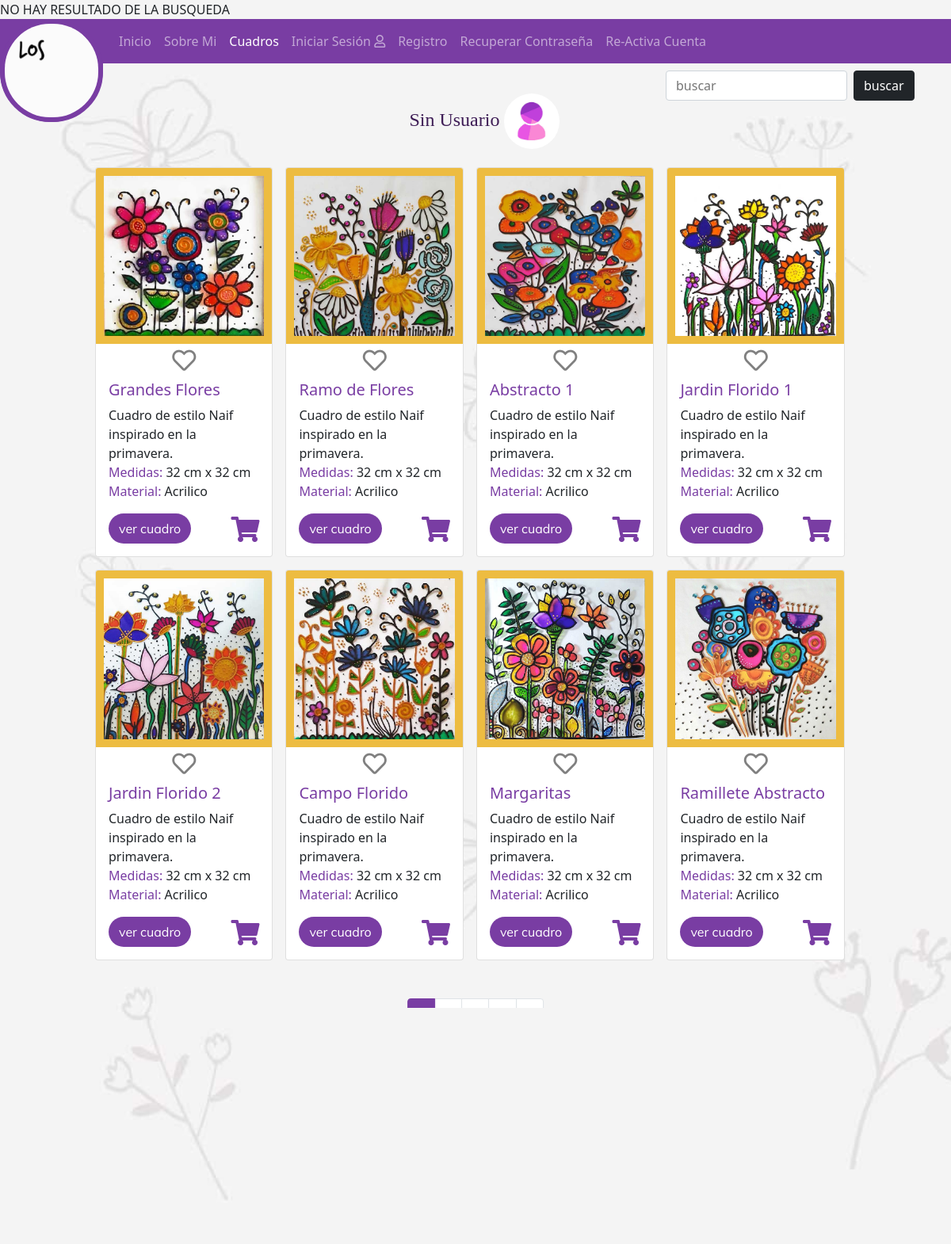
The app's page /web_rita/prod.php?pag=1&nada=na with its own data.
### tables this page shows
CREATE TABLE `producto` (
  `id_producto` int(11) NOT NULL,
  `orden_producto` tinyint(4) NOT NULL,
  `nombre_producto` text DEFAULT NULL,
  `foto_producto` text NOT NULL,
  `precio_producto` double NOT NULL,
  `stock_producto` text DEFAULT NULL,
  `id_estilo` int(11) NOT NULL,
  `medida_producto` text NOT NULL,
  `info_producto` text NOT NULL,
  `promotxt_producto` text NOT NULL,
  `txtconte_producto` text NOT NULL,
  `slider_producto` tinyint(4) NOT NULL,
  `pagina_producto` int(11) NOT NULL
);

### web_rita/prod.php (the view, shortened to what this page needs)
<?php
	require 'includes/conexion.inc.php';
    $page ="";
    if ($_GET){
           $page = $_GET['pag'];
            $sqlTotalProductos ="
                SELECT COUNT(id_producto) AS cuenta
                    FROM producto;
                ";
            $cuenta = "";
            $queryTotalProductos = mysqli_query($conectar, $sqlTotalProductos);
            while ($rowqueryTotalProductos = mysqli_fetch_assoc($queryTotalProductos)){
                $cuenta = $rowqueryTotalProductos['cuenta'];
            }
            $numPaginas = ceil($cuenta / 8);
            $primerNum = "";
            $segundoNum = "";
                if ($page == 1){
                    $primerNum = 1;
                    $segundoNum = 8+1;
                }elseif($page >= 2){
                    $primerNum = $page*8-8;
                    $segundoNum = $page*8;
                }
               if ($_POST){
					if (isset($_POST['buscar']) && !empty($_POST['buscar'])){
                    $sqlProductos ="
                        SELECT *
                            FROM producto
                            JOIN estilo USING (id_estilo)
		                    WHERE nombre_producto LIKE '%".$_POST['buscar']."%' OR
		                    tema_estilo LIKE '%".$_POST['buscar']."%';
                    ";
				    }
                }else{
                   $sqlProductos ="
                        SELECT *
                            FROM producto
		                    WHERE orden_producto >= '".$primerNum."' AND orden_producto < '". $segundoNum."'
                        ORDER BY orden_producto ASC;
                    ";
                }
                    $queryProductos = mysqli_query($conectar, $sqlProductos);
    }
?>
<!DOCTYPE html>
<html lang="es">
<head>
  <link rel="stylesheet" href="assets/css/all.min.css">
	<link rel="stylesheet" type="text/css" href="assets/css/bootstrap.min.css">
	<link rel="stylesheet" type="text/css" href="assets/vendor/swiper/swiper-bundle.min.css">
  <link rel="stylesheet" type="text/css" href="assets/vendor/sweealert2/css/sweetalert2.min.css">
	<link rel="stylesheet" type="text/css" href="assets/css/style.css">
</head>
<body onscroll="alto()" style="background: #F4F4F4;">
<div id="starter" class="body">
<div onclick="home()" class="btnHome" style="">
<img class="logoWeb" src="assets/rsc/img/webLogo.gif" style="width: 130px; border:  #793DA3 solid 6px; position: relative;z-index: 100;border-radius: 63px;">
</div>
<nav class="navbar navbar-expand-lg navbar-dark navCustom" style="z-index: 20;">
  <div class="container-fluid">
    <div class="collapse navbar-collapse" id="navbarSupportedContent">
      <ul class="navbar-nav me-auto mb-0 mb-lg-0 conteNav">
        <li class="nav-item">
          <a class="nav-link" aria-current="page" href="index.php">Inicio</a>
        </li>
        <li class="nav-item">
          <a class="nav-link" aria-current="page" href="index.php#sobreMi">Sobre Mi</a>
        </li>
        <li class="nav-item">
          <a class="nav-link  active" >Cuadros</a>
        </li>
        <li class="nav-item btnIniNavDesktop">
          <a class="nav-link" href="#" onclick="goHome()">
            Iniciar Sesión <i class="far fa-user"></i>
          </a>
        </li>
        <li class="nav-item">
          <a class="nav-link" href="registro1.php">Registro</a>
        </li>
        <li class="nav-item">
          <a class="nav-link" href="recupera.php">Recuperar Contraseña</a>
        </li>
        <li class="nav-item">
          <a class="nav-link" href="activa.php">Re-Activa Cuenta</a>
        </li>
      </ul>
    </div>
  </div>
</nav>
<div class="buscaNuevo" style="">
  <form method ="POST" class="DesktopBusca">
          <input name = "buscar" class="inputCustom2 me-2" type="search" placeholder="buscar" aria-label="Search">
          <button class="btn btn-dark btnCustom" type="submit">buscar</button>
  </form>
</div>
<div class="barraUsuario" style="">
  <ul class="ulUsuario extraCss" style="">
    <li class="nombreUser" style="margin-right: 20px;">
     Sin Usuario
     <img src="assets/rsc/img/sinregistro.jpg" class="fotoUser" style="">
    </li>
  </ul>
</div>
<div class="container-fluid productos swiperMain">
  <div class="row">
    <div class="col-md-12 col-lg-1 R1"></div>
    <div class="col-md-12 col-lg-10 bloqueProductos">
<?php
    while ($rowqueryProductos = mysqli_fetch_assoc($queryProductos)){
?>
      <div class="card cuadro1" style="">
        <img src="<?php echo $rowqueryProductos['foto_producto']?>" style="border: solid 10px #EDBC41" class="card-img-top" alt="cuadro">
            <div class="card-body" style="display: flex; justify-content: end; flex-direction: column;">
                <i class="far fa-heart likeCard" id="play<?php echo $rowqueryProductos['id_producto']; ?>" style="cursor: pointer; color: gray; text-align: center" onclick = "sinlike(this.id);"></i>
                <h5 class="card-title" style="color: var(--morado);"><?php echo $rowqueryProductos['nombre_producto']; ?></h5>
                <p class="card-text">Cuadro de estilo Naif inspirado en la primavera. <br>
                <span style="color:var(--morado)">Medidas:</span><span> 32 cm x 32 cm </span><br>
                <span style="color:var(--morado)">Material:</span><span> Acrilico</span>
                </p>
                <div style="background: none; position: relative;">
                <a href="vercuadro1.php?ident=<?php echo $rowqueryProductos['id_producto']?>&pag=<?php echo $page;?>" class="btn botonCarta">ver cuadro</a>
                <div class="tooltipCustom" onclick="debes();">
              <i style="position: absolute; right: 0px; bottom: 0px;" class="fas fa-shopping-cart carritoCarta"></i>
            </div>
          </div>
        </div>
      </div>
<?php
    }
?>
    </div>
    <div class="col-md-12 col-lg-1 R3"></div>
  </div>
</div>
    <nav aria-label="compaginacion" class="navPaginas">
        <ul class="pagination pagination-md pagBtns" style="">
<?php
    $i=1;
    while ($i <= $numPaginas){
        if ($i == $page){
            ?>
            <li class="page-item active" aria-current="page"><a class="page-link"><?php echo $page; ?></a></li>
            <?php
        }else{
            ?>
            <li class="page-item" aria-current="page"><a class="page-link" href="prod.php?pag=<?php echo $i?>"><?php echo $i; ?></a></li>
            <?php
        }
    $i++;
    }
?>
        </ul>
    </nav>
<footer>
  <div class="copiRight" style="color:white">
  <div style="padding: 25px; background: var(--darkm);">
    <img style="height: 23px; opacity:0.5;" src="assets/rsc/img/logo3.svg"></div>
  </div>
  <div style="margin: 20px;">
    <span style="margin-right:15px; color: snow;">Siguenos en:</span>
    <img style="width: 50px; margin-right: 10px" src="assets/rsc/img/facebook.svg">
    <img style="width: 50px;" src="assets/rsc/img/instagram.svg">
  </div>
</footer>
</div>
</body>
</html>

### web_rita/assets/css/style.css (style rules this page uses)
:root { --morado: #793DA3; --darkm: #3D1C55; --swiper-navigation-color :#793DA3; --swiper-pagination-color :#793DA3; }
* { margin:0px; padding: 0px; box-sizing: border-box; }
.btnIniNavDesktop { display: block; }
.btnHome { cursor: pointer; background: #793DA3; float:left; border-radius: 0px 0px 69px 67px; }
footer { position: relative; height: 250px; background: #6E5384; text-align: center; }
.body { background-image:url(../rsc/img/fondoflores.jpg); background-attachment:fixed; background-size: cover; }
.navCustom { background: #793DA3; }
.inputCustom2 { float: left; display: block; width: 67%; padding: .375rem .75rem; font-size: 1rem; font-weight: 400; line-height: 1.5; color: #212529; background-color: #fff; background-clip: padding-box; border: 1px solid #ced4da; -webkit-appearance: none; -moz-appearance: none; appearance: none; border-radius: .25rem; transition: border-color .15s ease-in-out,box-shadow .15s ease-in-out; }
.nombreUser { margin-right: 20px; }
.active { color: var(--darkm); }
.likeCard { color: gray; font-size: 30px; position: relative; left: 50%; transform: translateX(-50%); top: -10px; }
.conteNav { margin-left: 0px; }
.botonCarta { position: relative; bottom: 0px; background: var(--morado); font-family: 'muli'; color: white; border-radius: 20px; }
.carritoCarta { color: var(--morado); font-size: 32px; cursor: pointer; }
.R1 { background: none; }
.R3 { background: none; }
.productos { position: relative; top: -62px; }
.bloqueProductos { display: flex; flex-wrap: wrap; justify-content: flex-start; }
.cuadro1 { width: 21%; margin: 20px; }
.navPaginas { position: relative; height: 60px; background: none; }
.pagBtns { color: var(--morado); position: absolute; left: 50%; transform: translateX(-50%); }
.page-item.active .page-link { background-color: var(--morado); border-color: var(--morado); }
.page-link { color: var(--morado); }
.barraUsuario { text-align: center; padding: 15px; font-family: 'patrick'; color: var(--darkm); }
.ulUsuario { position: relative; display: flex; justify-content: space-around; align-items: center; list-style: none; font-size: 24px; width: 84%; padding-left: 0px; margin-bottom: 0px; }
.swiperMain { top: 0px; margin-bottom: 40px; }
.fotoUser { border-radius: 50%; height: 70px; width: 70px; object-fit: cover; }
.buscaNuevo { width: 30%; display: flex; float: right; }
.DesktopBusca { position: relative; top: 9px; }

### web_rita/assets/css/tooltips.css (style rules this page uses)
.tooltipCustom { display: inline-block; right: 0px; position: absolute; width: 50px; height: 36px; background: none; }

### records on screen
producto: foto_producto (picture), nombre_producto "Grandes Flores"
producto: foto_producto (picture), nombre_producto "Ramo de Flores"
producto: foto_producto (picture), nombre_producto "Abstracto 1"
producto: foto_producto (picture), nombre_producto "Jardin Florido 1"
producto: foto_producto (picture), nombre_producto "Jardin Florido 2"
producto: foto_producto (picture), nombre_producto "Campo Florido"
producto: foto_producto (picture), nombre_producto "Margaritas"
producto: foto_producto (picture), nombre_producto "Ramillete Abstracto"
